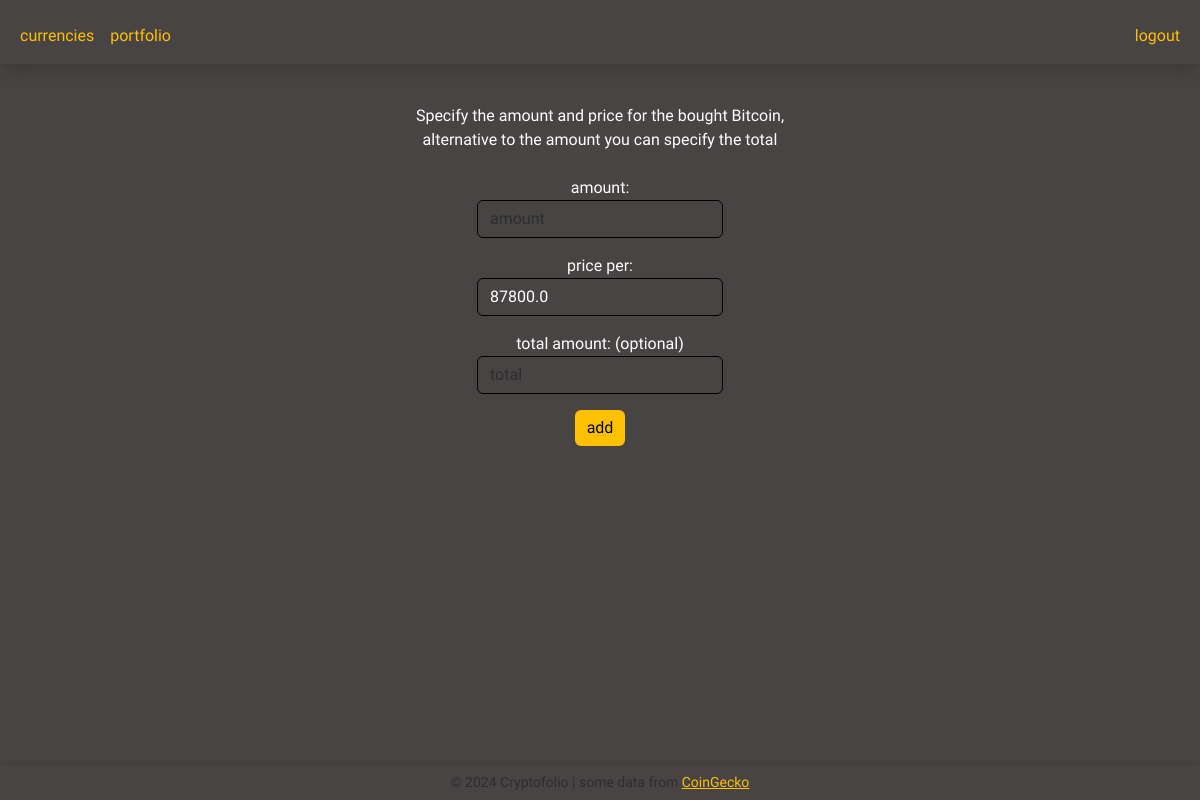
Before: /add_coin?folioid=None&cid=1 (signed in) with the older database file.
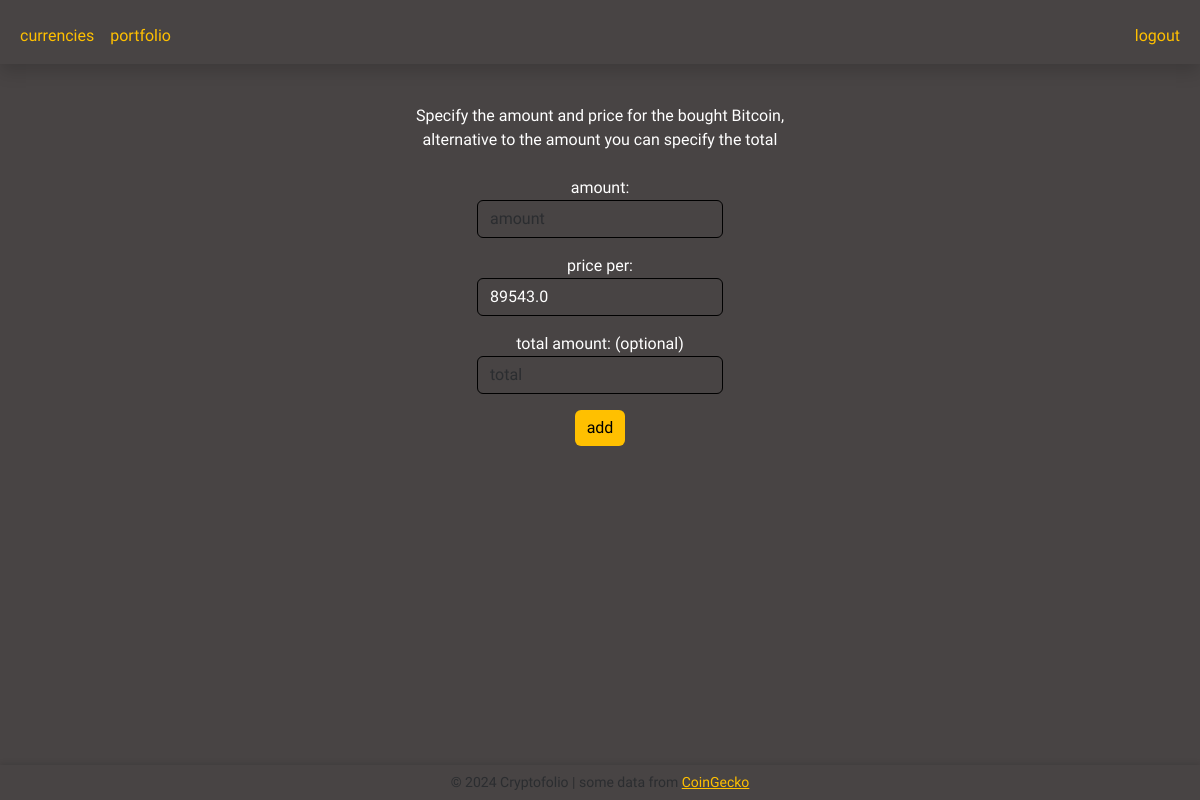
After: the same page with the newer database file.
### tables this page shows
CREATE TABLE currencies (
id INTEGER PRIMARY KEY AUTOINCREMENT NOT NULL,
cgid TEXT UNIQUE NOT NULL,
symbol TEXT NOT NULL,
name TEXT NOT NULL,
icon_url TEXT NOT NULL,
current_price REAL NOT NULL,
market_cap INTEGER NOT NULL,
high_24h REAL NOT NULL,
low_24h REAL NOT NULL,
ath REAL NOT NULL,
ath_date TEXT NOT NULL,
atl REAL NOT NULL,
atl_date TEXT NOT NULL,
cg_update_date TEXT NOT NULL,
price_change_percent_1h REAL,
price_change_percent_24h REAL NOT NULL,
price_change_percent_7d REAL,
price_change_percent_30d REAL,
update_date TEXT NOT NULL
);

### portfolio.py (the view)
@req_login.login_required
def add_coin_to_portfolio():
    if request.method == "POST":
        portfolio_id = request.form.get("folioid")
        res = db.execute("SELECT COUNT(*) FROM portfolios WHERE id == ?", portfolio_id)
        if res[0]["COUNT(*)"] != 1:
            return apology("Error finding that portfolio, sorry. :'(\nplease try again.")
        coin_id = request.form.get("cid")
        res = db.execute("SELECT COUNT(*) FROM currencies WHERE id == ?", coin_id)
        if res[0]["COUNT(*)"] != 1:
            return apology("Error finding that coin, sorry. :'(\nplease try again.")
        try:
            amount = float(request.form.get("amount"))
        except Exception as e:
            return apology(f"Error. Amount is not a number. {e}")
        if amount <= 0:
            return apology("Error. Please enter a positive amount.")
        try:
            price = float(request.form.get("price"))
        except Exception as e:
            return apology(f"Error. Price is not a number. {e}")
        if price <= 0:
            return apology("Error. Please enter the actual price.")
        db.execute("INSERT INTO portfolio_currency (portfolio_id, cryptocurrency_id, quantity, price) VALUES (?, ?, ?, ?)",
                    portfolio_id, coin_id, amount, price)
        return redirect(f"/portfolio?folioid={portfolio_id}")
    else:
        portfolio_id = request.args.get("folioid")
        currency_id = request.args.get("cid")
        if currency_id == None:
            coin_list = currencies.get_coinlist_from_db()
            return render_template("currencies.html", coins=coin_list, portfolio_id=portfolio_id, add_coin=True)
        return render_template("portfolio_cadd.html", portfolio_id=portfolio_id, coin=currencies.get_coin_from_db_by_id(currency_id)[0])

### app.py (called while the page is built)
@app.after_request
def after_request(response):
    response.headers["Cache-Control"] = "no-cache, no-store, must-revalidate"
    response.headers["Expires"] = 0
    response.headers["Pragma"] = "no-cache"
    return response

### currencies.py (called while the page is built)
def get_coin_from_db_by_id(coin_id:int):
    return db.execute("SELECT * FROM currencies WHERE id = ?", coin_id)

### req_login.py (called while the page is built)
def login_required(f):
    @wraps(f)
    def decorated_function(*args, **kwargs):
        if session.get("user_id") is None:
            return redirect("/login")
        return f(*args, **kwargs)
    return decorated_function

### templates/portfolio_cadd.html (shortened to what this page needs)
{% extends "base.html" %}
{% block body %}
    <br>
    Specify the amount and price for the bought {{ coin.name }},<br>alternative to the amount you can specify the total<br><br>
    <form action="/add_coin" method="post">
        <div class="mb-3">
            amount:
            <input autocomplete="off" autofocus class="form-control mx-auto w-auto custom-input" name="amount" id="amount" placeholder="amount" type="number" step="any" min="0" oninput="autoCalculate()">
        </div>
        <div class="mb-3">
            price per:
            <input class="form-control mx-auto w-auto custom-input" name="price" id="price" placeholder="price" type="number" step="any" min="0" value="{{ coin.current_price }}" oninput="autoCalculate()">
        </div>
        <div class="mb-3">
            total amount: (optional)
            <input class="form-control mx-auto w-auto custom-input" name="total" id="total" placeholder="total" type="number" step="any" min="0" oninput="autoCalculate()">
        </div>
        <button class="btn custom-button" type="submit">add</button>
    </form>
{% endblock %}

### templates/base.html (shortened to what this page needs)
<!DOCTYPE html>
<html lang="en">
    <head>
        <link href="https://cdn.jsdelivr.net/npm/bootstrap@5.3.3/dist/css/bootstrap.min.css" rel="stylesheet">
        <link rel="stylesheet" href="{{ url_for('static', filename='css/main.css') }}">
    </head>
    <body>
        <nav class="navbar navbar-expand-md navbar-light shadow mb-3">
            <div class="container-fluid">
                <div class="collapse navbar-collapse" id="navbar">
                        <ul class="navbar-nav me-auto mt-2">
                            <li class="nav-item"><a class="nav-link mango" href="/currencies">currencies</a></li>
                    {% if session["user_id"] %}
                            <li class="nav-item"><a class="nav-link mango" href="/portfolio">portfolio</a></li>
                    {% endif %}
                        </ul>
                    {% if session["user_id"] %}
                        <ul class="navbar-nav ms-auto mt-2">
                            <li class="nav-item"><a class="nav-link mango" href="/logout">logout</a></li>
                        </ul>
                    {% else %}
                        <ul class="navbar-nav ms-auto mt-2">
                            <li class="nav-item"><a class="nav-link mango" href="/register">register</a></li>
                            <li class="nav-item"><a class="nav-link mango" href="/login">login</a></li>
                        </ul>
                    {% endif %}
                </div>
            </div>
        </nav>
        <div class="container-fluid mt-1 text-center">
            {% block body %}
            {% endblock %}
        </div>
        <footer class="py-3">
            <div class="container text-center">
                <p class="mb-0 small text-muted">
                    &copy; 2024 Cryptofolio | some data from <a class="mango" href="https://coingecko.com" target="_blank">CoinGecko</a>
                </p>
            </div>
        </footer>
    </body>
</html>

### static/css/main.css (style rules this page uses)
body { background-color: #484444; color: #ffffff; font-family: 'Source Sans Pro', 'Helvetica', 'Trebuchet MS', 'Lucida Sans Unicode', 'Lucida Grande', 'Lucida Sans', Arial, sans-serif; }
a { color: #ffc000; }
.shadow { box-shadow: 0 0 8px 5px rgba(60, 150, 150, 0.1); }
.mango { color: #ffc000; }
footer { position: fixed; background-color: #484444; bottom: 0; width: 100%; z-index: 800; height: auto; box-shadow: 0 -2px 5px rgba(0, 0, 0, 0.1); }
footer p { line-height: 0.2; }
.form-control.custom-input { border-color: #000; background-color: #484444; color: #ffffff; }
.btn.custom-button { background-color: #ffc000; border: none; color: #000000; }

Changed rows visible on the page:
changed currencies "Bitcoin": price "87800.0" → "89543.0"
